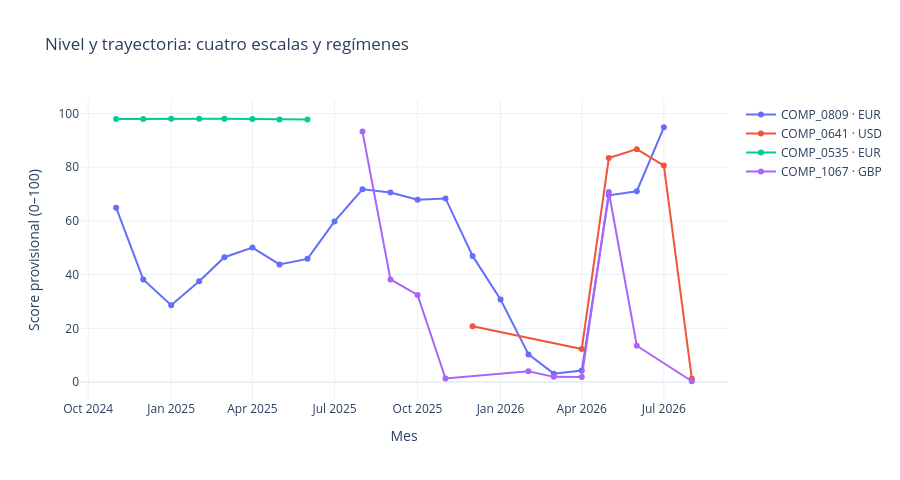

Notebook cell for this chart:
### Markdown cell above
### Casos reales de trayectoria del baseline

### Code cell
latest = scores.filter(pl.col("score_delta_3m").is_not_null()).sort("company_id", "currency", "month").group_by(["company_id", "currency"], maintain_order=True).tail(1)
stable = latest.filter(pl.col("online_regime") == "stable")
selected = pl.concat([latest.sort("score_delta_3m", "company_id", "currency", descending=[True, False, False]).head(1), latest.sort("score_delta_3m", "company_id", "currency").head(1), stable.sort("score", "company_id", "currency", descending=[True, False, False]).head(1), stable.sort("score", "company_id", "currency").head(1)]).unique(subset=["company_id", "currency"], maintain_order=True)
fig = go.Figure()
for row in selected.iter_rows(named=True):
    case = scores.filter((pl.col("company_id") == row["company_id"]) & (pl.col("currency") == row["currency"]) & pl.col("score").is_not_null()).sort("month")
    fig.add_trace(go.Scatter(x=case["month"].to_list(), y=case["score"].to_list(), mode="lines+markers", name=f"{row['company_id']} · {row['currency']}"))
fig.update_layout(title="Nivel y trayectoria: cuatro escalas y regímenes", xaxis_title="Mes", yaxis_title="Score provisional (0–100)", template="plotly_white", height=480)
fig.show()
selected.select("company_id", "currency", "month", "score", "score_delta_3m", "online_regime", "coverage_ratio")

### Figure 1 — Plotly figure (JSON) as saved in the notebook; plotly's stock layout.template omitted (floating-point values rounded to 4 significant figures)
{"data": [{"mode": "lines+markers", "name": "COMP_0809 · EUR", "type": "scatter", "x": ["2024-11-01", "2024-12-01", "2025-01-01", "2025-02-01", "2025-03-01", "2025-04-01", "2025-05-01", "2025-06-01", "2025-07-01", "2025-08-01", "2025-09-01", "2025-10-01", "2025-11-01", "2025-12-01", "2026-01-01", "2026-02-01", "2026-03-01", "2026-04-01", "2026-05-01", "2026-06-01", "2026-07-01"], "y": [64.9, 38.22, 28.63, 37.54, 46.48, 50.06, 43.79, 45.86, 59.81, 71.78, 70.58, 67.88, 68.34, 46.95, 30.74, 10.3, 3.134, 4.272, 69.51, 71.03, 94.79]}, {"mode": "lines+markers", "name": "COMP_0641 · USD", "type": "scatter", "x": ["2025-12-01", "2026-04-01", "2026-05-01", "2026-06-01", "2026-07-01", "2026-08-01"], "y": [20.81, 12.32, 83.36, 86.68, 80.58, 1.237]}, {"mode": "lines+markers", "name": "COMP_0535 · EUR", "type": "scatter", "x": ["2024-11-01", "2024-12-01", "2025-01-01", "2025-02-01", "2025-03-01", "2025-04-01", "2025-05-01", "2025-06-01"], "y": [97.88, 97.94, 97.97, 97.99, 98.0, 97.9, 97.75, 97.73]}, {"mode": "lines+markers", "name": "COMP_1067 · GBP", "type": "scatter", "x": ["2025-08-01", "2025-09-01", "2025-10-01", "2025-11-01", "2026-02-01", "2026-03-01", "2026-04-01", "2026-05-01", "2026-06-01", "2026-08-01"], "y": [93.22, 38.19, 32.42, 1.332, 4.053, 1.939, 1.889, 70.73, 13.53, 0.309]}], "layout": {"height": 480, "title": {"text": "Nivel y trayectoria: cuatro escalas y regímenes"}, "xaxis": {"title": {"text": "Mes"}}, "yaxis": {"title": {"text": "Score provisional (0–100)"}}}}
